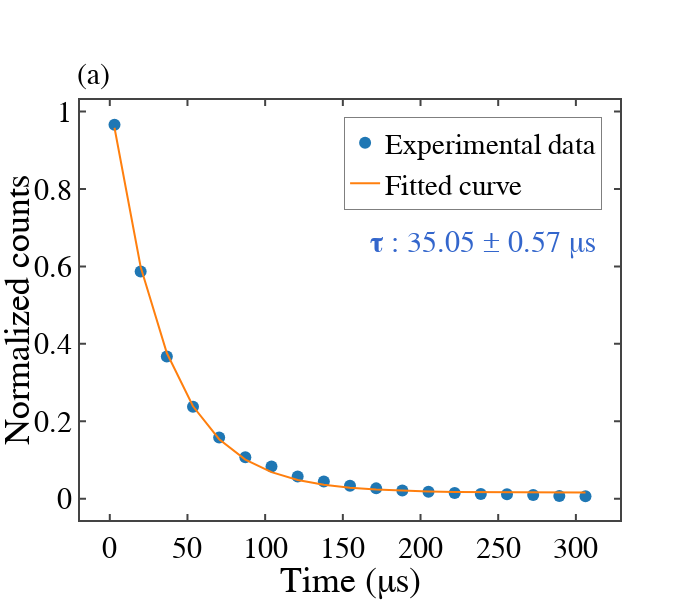

Notebook cell for this chart:
### Code cell
import plotly.express as px

# For Delay Measurement
scale = 1e3

fig = go.Figure()
# fig.add_scatter(x=time_axis[1:]/scale,y=signal_samples[1:],mode='markers',name='signal_counts')
# fig.add_scatter(x=time_axis[1:]/scale,y=reference_samples[1:],mode='markers',name='reference_counts')
fig.add_scatter(x=xOld/scale,y=yOld,mode='markers',name='Experimental data',marker=dict(size=12))
# fig.add_scatter(x=xNew/scale,y=curveFit(xNew,*(coefficient+error_bars)),mode='lines',line=dict(width=0.01),name='plus_one_std')
# fig.add_scatter(x=xNew/scale,y=curveFit(xNew,*(coefficient-error_bars)),mode='lines',line=dict(width=0.01),name='minus_one_std',fill='tonexty',fillcolor='rgb(211, 211, 211)')
fig.add_scatter(x=xNew/scale,y=yNew,mode='lines',line=dict(color="#FF7F0E"),name='Fitted curve')

# fig.add_annotation(
#     xref="x domain", yref="y domain",align = "left", x=1.0, y=0.55,
#     text=f"<b>y<sub>0</sub></b> : {np.round(coefficient[0],3)} &plusmn; {np.round(error_bars[0],3)}\
#     <br><b>y<sub>max</sub></b> : {np.round(coefficient[1],3)} &plusmn; {np.round(error_bars[1],3)}\
#     <br><b>\u03C4</b> : {np.round(coefficient[2]/1e3,3)} &plusmn; {np.round(error_bars[2]/1e3,3)} &mu;s",
#     showarrow=False, font_family="Times New Roman",font_size=30
# )

fig.add_annotation(
    xref="x domain", yref="y domain",align = "left", x=0.96, y=0.7,
    text=f"<br><b>\u03C4</b> : {np.round(coefficient[2]/1e3,2)} &plusmn; {np.round(error_bars[2]/1e3,2)} &mu;s",
    showarrow=False, font_family="Times New Roman",font_size=30,
    font=dict(
            color=px.colors.qualitative.G10[0]
            ),
)

fig.update_layout(template = fig_template,width=700,height=600)
fig.update_xaxes(title_text = "Time (&mu;s)"); fig.update_yaxes(title_text = "Normalized counts",range=[-0.055,1.03])

fig.update_layout(
    legend=dict(
        x=0.49,
        y=0.96,
        title_font_family="Times New Roman",
        font=dict(
            family="Times New Roman",
            size=29,
            color="black"
        ),
        bgcolor="white",
        bordercolor="Black",
        borderwidth=0.5
    )
)
fig.update_yaxes(ticksuffix = "")
fig.add_annotation(
    xref="x domain", yref="y domain",align = "left", x=-0.01, y=1.1,
    text=f"(a)",
    showarrow=False, font_family="Times New Roman",font_size=30,
    font=dict(
            color='black'
            ),
)
# fig.write_html(image_total_path)
# if os.stat(image_total_path).st_size == False:
#     raise Exception('Saved image is empty!\n')
# else:
#     print('Saving image is successful')
fig.show()

### Figure 1 — Plotly figure (JSON) as saved in the notebook; plotly's stock layout.template omitted (floating-point values rounded to 4 significant figures)
{"data": [{"marker": {"size": 12}, "mode": "markers", "name": "Experimental data", "type": "scatter", "x": [3.032, 19.87, 36.72, 53.56, 70.4, 87.24, 104.1, 120.9, 137.8, 154.6, 171.5, 188.3, 205.1, 222.0, 238.8, 255.7, 272.5, 289.3, 306.2], "y": [0.9663, 0.5873, 0.3676, 0.2376, 0.1582, 0.1071, 0.0835, 0.05716, 0.04456, 0.03328, 0.0267, 0.02103, 0.01813, 0.01494, 0.01243, 0.01147, 0.009316, 0.006861, 0.006557]}, {"line": {"color": "#FF7F0E"}, "mode": "lines", "name": "Fitted curve", "type": "scatter", "x": [3.032, 19.87, 36.72, 53.56, 70.4, 87.24, 104.1, 120.9, 137.8, 154.6, 171.5, 188.3, 205.1, 222.0, 238.8, 255.7, 272.5, 289.3, 306.2], "y": [0.9582, 0.5987, 0.3763, 0.2388, 0.1537, 0.1011, 0.06854, 0.04842, 0.03597, 0.02827, 0.02351, 0.02057, 0.01874, 0.01762, 0.01692, 0.01649, 0.01622, 0.01606, 0.01596]}], "layout": {"annotations": [{"align": "left", "font": {"color": "#3366CC", "family": "Times New Roman", "size": 30}, "showarrow": false, "text": "<br><b>τ</b> : 35.05 &plusmn; 0.57 &mu;s", "x": 0.96, "xref": "x domain", "y": 0.7, "yref": "y domain"}, {"align": "left", "font": {"color": "black", "family": "Times New Roman", "size": 30}, "showarrow": false, "text": "(a)", "x": -0.01, "xref": "x domain", "y": 1.1, "yref": "y domain"}], "height": 600, "legend": {"bgcolor": "white", "bordercolor": "Black", "borderwidth": 0.5, "font": {"color": "black", "family": "Times New Roman", "size": 29}, "title": {"font": {"family": "Times New Roman"}}, "x": 0.49, "y": 0.96}, "width": 700, "xaxis": {"autorange": true, "range": [-19.17, 328.4], "title": {"text": "Time (&mu;s)"}, "type": "linear"}, "yaxis": {"range": [-0.055, 1.03], "ticksuffix": "", "title": {"text": "Normalized counts"}, "type": "linear"}}}
